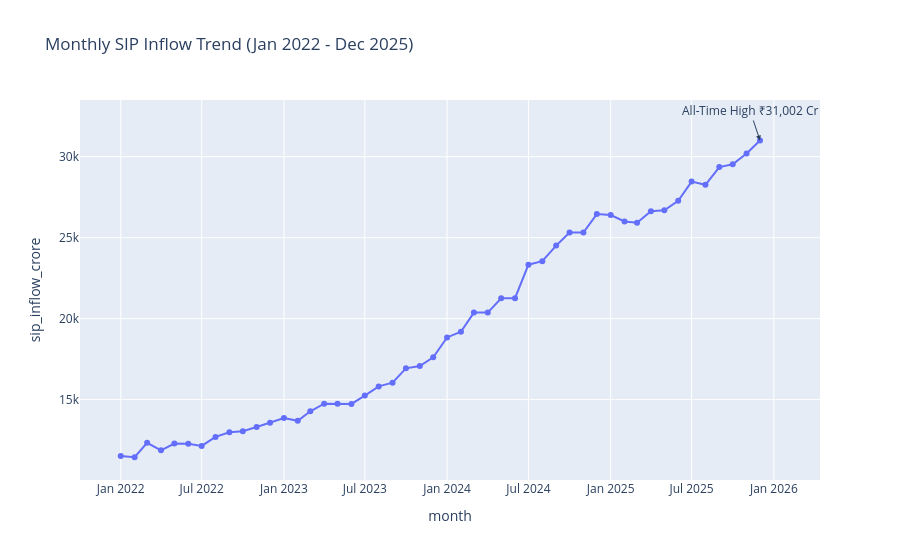

This figure's notebook cell:
### Code cell
# Chart 3 - Monthly SIP Inflow Trend

import plotly.express as px

# Convert month column to datetime
sip["month"] = pd.to_datetime(sip["month"])

# Create line chart
fig = px.line(
    sip,
    x="month",
    y="sip_inflow_crore",
    markers=True,
    title="Monthly SIP Inflow Trend (Jan 2022 - Dec 2025)"
)

# Highlight highest SIP inflow (₹31,002 Cr in Dec 2025)
fig.add_annotation(
    x="2025-12-01",
    y=31002,
    text="All-Time High ₹31,002 Cr",
    showarrow=True,
    arrowhead=2
)

fig.show()

### Figure 1 — Plotly figure (JSON) as saved in the notebook; plotly's stock layout.template omitted (floating-point values rounded to 4 significant figures)
{"data": [{"hovertemplate": "month=%{x}<br>sip_inflow_crore=%{y}<extra></extra>", "legendgroup": "", "line": {"color": "#636efa", "dash": "solid"}, "marker": {"symbol": "circle"}, "mode": "lines+markers", "name": "", "orientation": "v", "showlegend": false, "type": "scatter", "x": ["2022-01-01T00:00:00", "2022-02-01T00:00:00", "2022-03-01T00:00:00", "2022-04-01T00:00:00", "2022-05-01T00:00:00", "2022-06-01T00:00:00", "2022-07-01T00:00:00", "2022-08-01T00:00:00", "2022-09-01T00:00:00", "2022-10-01T00:00:00", "2022-11-01T00:00:00", "2022-12-01T00:00:00", "2023-01-01T00:00:00", "2023-02-01T00:00:00", "2023-03-01T00:00:00", "2023-04-01T00:00:00", "2023-05-01T00:00:00", "2023-06-01T00:00:00", "2023-07-01T00:00:00", "2023-08-01T00:00:00", "2023-09-01T00:00:00", "2023-10-01T00:00:00", "2023-11-01T00:00:00", "2023-12-01T00:00:00", "2024-01-01T00:00:00", "2024-02-01T00:00:00", "2024-03-01T00:00:00", "2024-04-01T00:00:00", "2024-05-01T00:00:00", "2024-06-01T00:00:00", "2024-07-01T00:00:00", "2024-08-01T00:00:00", "2024-09-01T00:00:00", "2024-10-01T00:00:00", "2024-11-01T00:00:00", "2024-12-01T00:00:00", "2025-01-01T00:00:00", "2025-02-01T00:00:00", "2025-03-01T00:00:00", "2025-04-01T00:00:00", "2025-05-01T00:00:00", "2025-06-01T00:00:00", "2025-07-01T00:00:00", "2025-08-01T00:00:00", "2025-09-01T00:00:00", "2025-10-01T00:00:00", "2025-11-01T00:00:00", "2025-12-01T00:00:00"], "xaxis": "x", "y": [11517, 11438, 12328, 11863, 12286, 12276, 12140, 12694, 12976, 13040, 13306, 13573, 13856, 13687, 14276, 14749, 14749, 14734, 15245, 15814, 16042, 16928, 17073, 17610, 18838, 19187, 20371, 20371, 21262, 21262, 23332, 23547, 24509, 25323, 25320, 26459, 26400, 25999, 25926, 26632, 26688, 27274, 28464, 28265, 29361, 29529, 30200, 31002], "yaxis": "y"}], "layout": {"annotations": [{"arrowhead": 2, "showarrow": true, "text": "All-Time High ₹31,002 Cr", "x": "2025-12-01", "y": 31002}], "legend": {"tracegroupgap": 0}, "title": {"text": "Monthly SIP Inflow Trend (Jan 2022 - Dec 2025)"}, "xaxis": {"anchor": "y", "domain": [0, 1], "title": {"text": "month"}}, "yaxis": {"anchor": "x", "domain": [0, 1], "title": {"text": "sip_inflow_crore"}}}}
